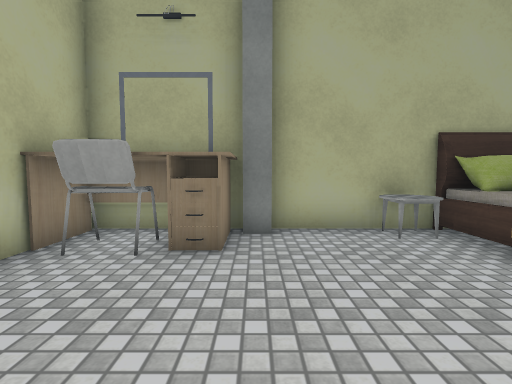
View 1 (above)

16 first-person views from a walk through a 3-D level made in the Unity game engine. The camera is 1.2 m above the floor, tilts 4° down and sees 85° across. The floor is counted in squares, 1 m on a side. Each view is taken from the middle of a square. On the plan, view 1 faces up. The plan holds only what a view shows up to about 13 squares ahead; the rest is blank. The place goes on beyond the plan. The player character is not drawn. Door leaves are left out, so doorways stand open. Some surface patterns are stand-ins.

View 2
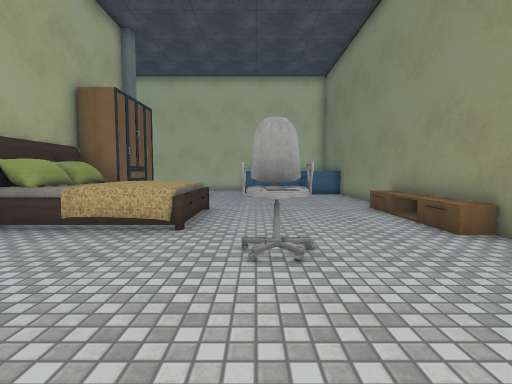

View 3
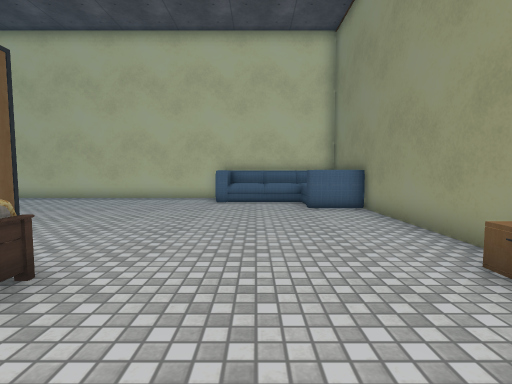

View 4
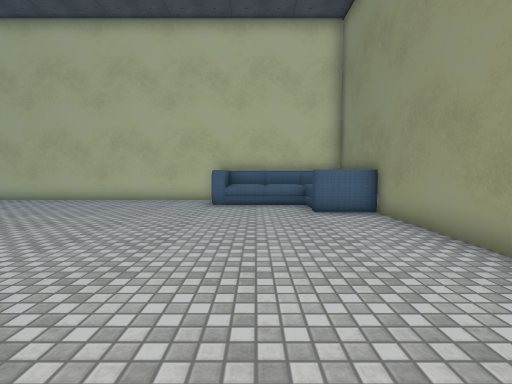

View 5
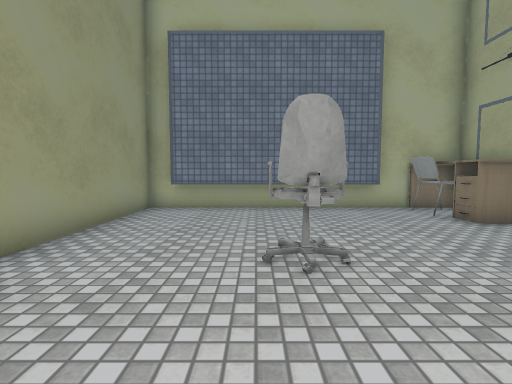

View 6
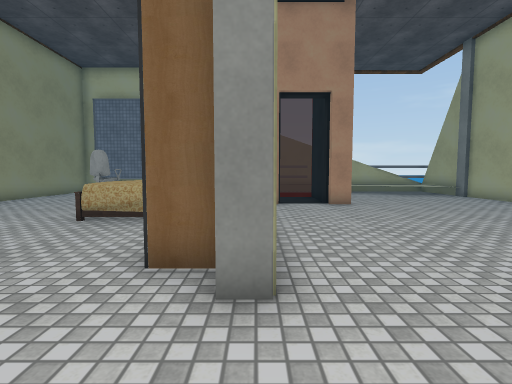

View 7
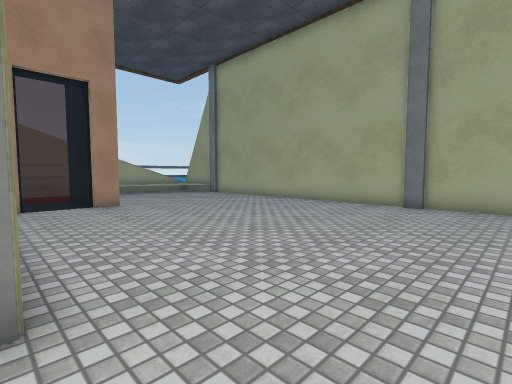

View 8
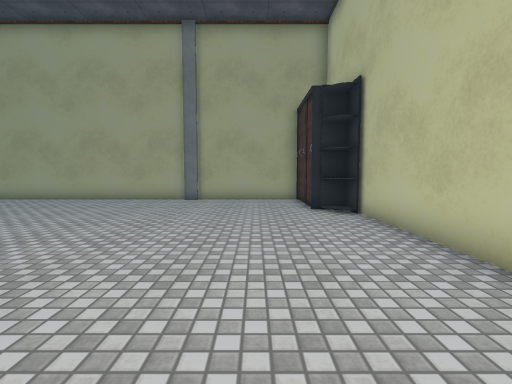

View 9
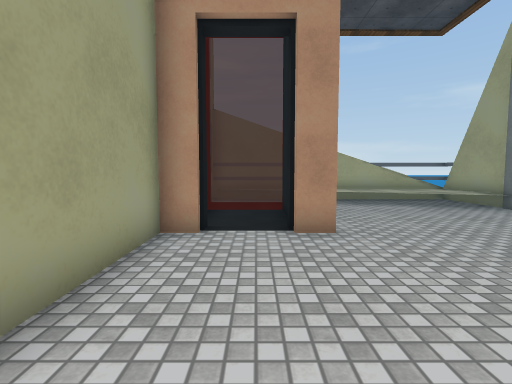

View 10
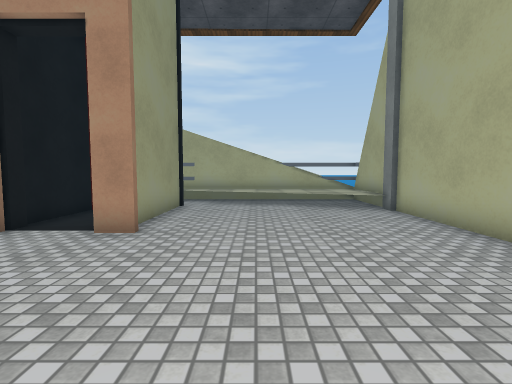

View 11
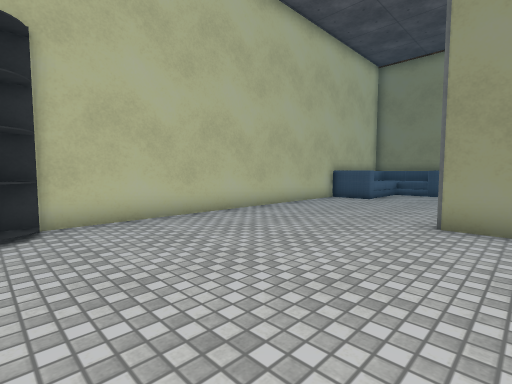

View 12
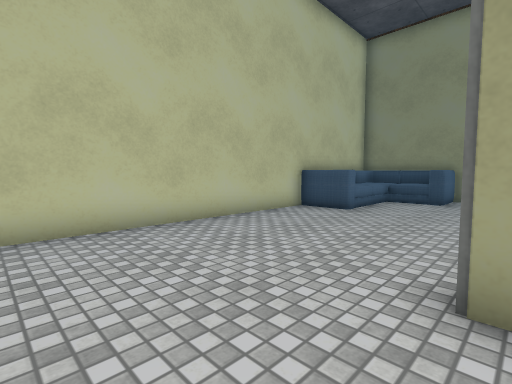

View 13
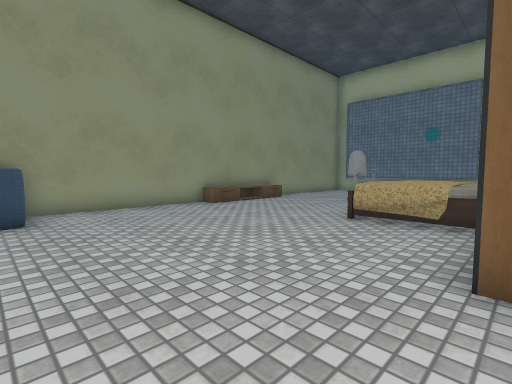

View 14
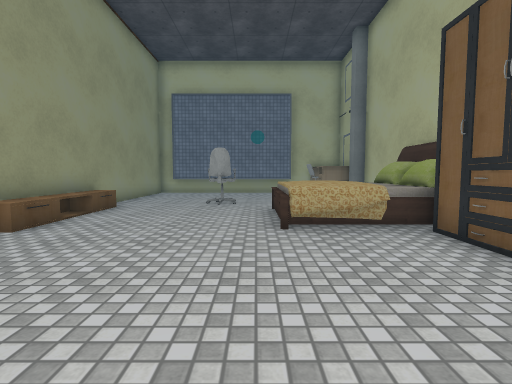

View 15
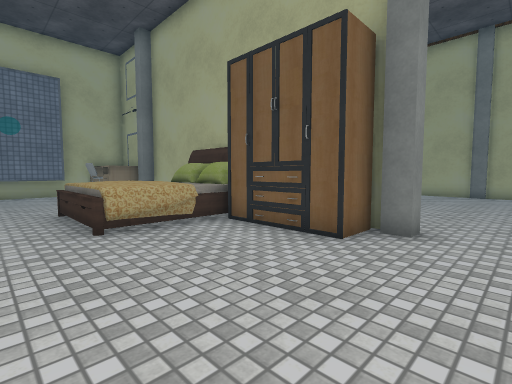

View 16
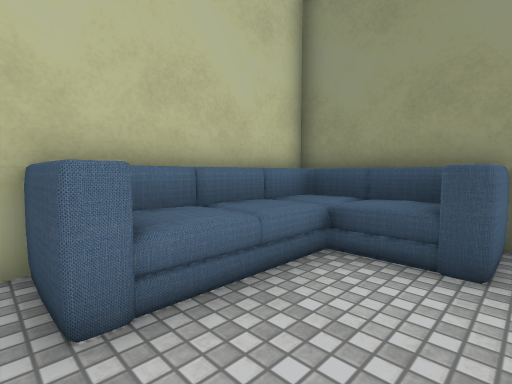

### Floor plan
Key: @ floor where view 1 was taken; # wall or solid block; x gap in a wall; . main floor; : floor 0.5 m higher than the main floor; / step, stairs or slope; D open door; = window, fence, low wall or low ledge; v drop or lower ground; T table; B bed; C chair; A cabinet; S sofa; O other object.
Columns run from 4 left of view 1 to 17 right of it. Each row starts with its distance up from view 1.
 17  ### ###############
 16 v:::#...............#
 15 x:::/...............A
 14 =::/................A
 13 #::/................AA
 12 #::..................#
 11 #:/..................#
 10 #:/..................#
  9 #:.=###DD............#
  8 #/ =...DD............#
  7 #/ =...DD............#
  6 ################.....#
  5 #TTT...TBBBB#A#......#
  4 #CCT....BBBB.........#
  3 ##......BBBB.........#
  2 ##......BBBB.........#
  1 ##..................S#
  0 ##..@.CC...........SSS
 -1 ##....C............SSS
 -2 ##.................SSS
 -3 ##...............SSSSS
 -4 ##.....OOOOO.....SSSSS
 -5 v#####################

Positions as (right, up) in squares from view 1, and headings:
1: (0, 0), facing up
2: (-2, 0), facing right
3: (4, -1), facing right
4: (5, -1), facing right
5: (6, -1), facing left
6: (14, 6), facing left
7: (14, 6), facing up-left
8: (14, 4), facing up
9: (9, 8), facing left
10: (9, 12), facing left
11: (10, 13), facing down-right
12: (11, 9), facing down-right
13: (14, 5), facing down-left
14: (13, 1), facing left
15: (13, 0), facing up-left
16: (13, 1), facing down-right
